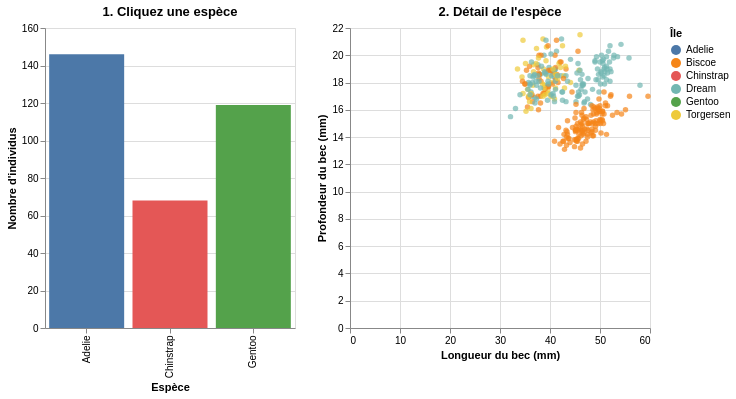

The notebook cell saved with this chart:
### Markdown cell above
## 1.4 Drill-down

Le drill-down donne la possibilité à l’utiliateur de sélection un sous ensemble cohérent (catégorie p. ex.) des données pour « zoomer » dans le dataset.

Ici cliquer sur une barre (vue agrégée) filtre un second graphique montrant le détail du sous-ensemble sélectionné. Il s’agit ici de l'implémentation la plus courante du couple zoom/details-on-demand dans les outils de BI.

### Code cell
click = alt.selection_point(fields=["species"], on="click", empty=True)

overview = alt.Chart(penguins).mark_bar().encode(
    x=alt.X("species:N", title="Espèce"),
    y=alt.Y("count():Q", title="Nombre d'individus"),
    color=alt.condition(click, "species:N", alt.value("lightgray")),
    opacity=alt.condition(click, alt.value(1.0), alt.value(0.4)),
).add_params(click).properties(width=250, height=300, title="1. Cliquez une espèce")

detail = alt.Chart(penguins).mark_circle(opacity=0.7).encode(
    x=alt.X("bill_length_mm:Q", title="Longueur du bec (mm)"),
    y=alt.Y("bill_depth_mm:Q", title="Profondeur du bec (mm)"),
    color=alt.Color("island:N", title="Île"),
).transform_filter(click).properties(width=300, height=300, title="2. Détail de l'espèce")

overview | detail

### Figure 1 — Vega-Lite specification as saved in the notebook (floating-point values rounded to 4 significant figures; data arrays with more than 128 entries replaced by an {"elided": "..."} marker saying what was removed)
{"config": {"view": {"continuousWidth": 300, "continuousHeight": 300}}, "hconcat": [{"mark": {"type": "bar"}, "encoding": {"color": {"condition": {"param": "param_9100b203b2afdf85", "empty": true, "field": "species", "type": "nominal"}, "value": "lightgray"}, "opacity": {"condition": {"param": "param_9100b203b2afdf85", "value": 1.0, "empty": true}, "value": 0.4}, "x": {"field": "species", "title": "Espèce", "type": "nominal"}, "y": {"aggregate": "count", "title": "Nombre d'individus", "type": "quantitative"}}, "height": 300, "name": "view_5219f232c3c5d6dd_0", "title": "1. Cliquez une espèce", "width": 250}, {"mark": {"type": "circle", "opacity": 0.7}, "encoding": {"color": {"field": "island", "title": "Île", "type": "nominal"}, "x": {"field": "bill_length_mm", "title": "Longueur du bec (mm)", "type": "quantitative"}, "y": {"field": "bill_depth_mm", "title": "Profondeur du bec (mm)", "type": "quantitative"}}, "height": 300, "title": "2. Détail de l'espèce", "transform": [{"filter": {"param": "param_9100b203b2afdf85", "empty": true}}], "width": 300}], "data": {"name": "data-1ef37bda4ab45cf03068ee57f1040643"}, "params": [{"name": "param_9100b203b2afdf85", "select": {"type": "point", "fields": ["species"], "on": "click"}, "views": ["view_5219f232c3c5d6dd_0"]}], "$schema": "https://vega.github.io/schema/vega-lite/v6.4.1.json", "datasets": {"data-1ef37bda4ab45cf03068ee57f1040643": {"elided": "333 records"}}}
